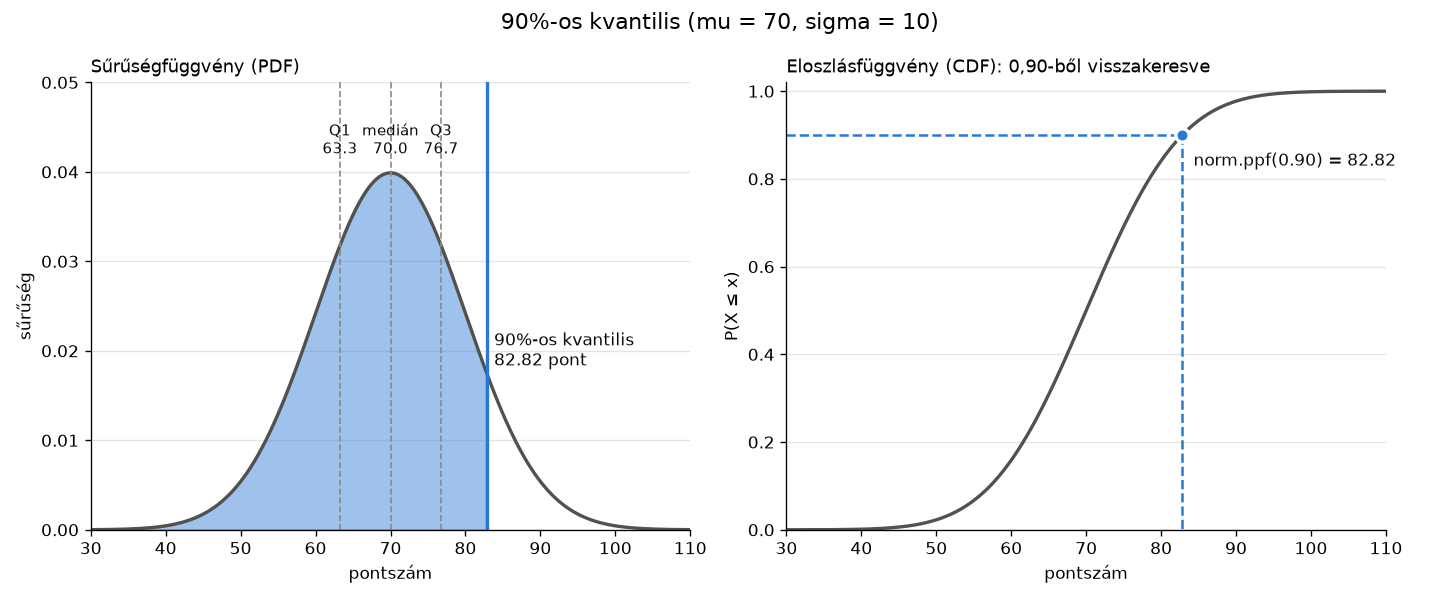

Write Python code to recreate this figure.
# -*- coding: utf-8 -*-
"""Kvantilis meghatározása normális eloszlás esetén.

Egy vizsgán a pontszámok normális eloszlást követnek (mu = 70, sigma = 10).
Feladat: milyen pontszám alatt található a hallgatók 90%-a?

A kvantilisfüggvény (PPF) a CDF inverze: megadja azt az értéket, amelynél
az eloszlás értékei a megadott valószínűséggel kisebbek vagy egyenlők.
"""

import os

import numpy as np
import matplotlib.pyplot as plt
from scipy.stats import norm

MU = 70
SIGMA = 10
MINTA_MERET = 1000

# (valószínűség, név) párok a nevezetes percentilisekhez
PERCENTILISEK = [
    (0.25, "Q1"),
    (0.50, "medián"),
    (0.75, "Q3"),
    (0.90, "90. percentilis"),
]

SZIN = "#2a78d6"
GORBE_SZIN = "#52514e"
SEGED_SZIN = "#8a8984"
SZOVEG_SZIN = "#0b0b0b"


def ax_formaz(ax, cim, ylabel):
    """Közös formázás: cím, tengelyfeliratok, halvány rács."""
    ax.set_title(cim, loc="left", fontsize=11)
    ax.set_xlim(MU - 4 * SIGMA, MU + 4 * SIGMA)
    ax.set_ylim(bottom=0)
    ax.set_xlabel("pontszám")
    ax.set_ylabel(ylabel)
    ax.grid(axis="y", color="#e5e4df", linewidth=0.8)
    ax.set_axisbelow(True)
    for oldal in ("top", "right"):
        ax.spines[oldal].set_visible(False)


def main():
    # A feladat: 90%-os kvantilis
    q = norm.ppf(0.90, loc=MU, scale=SIGMA)
    print("A hallgatók 90%-a {:.2f} pont alatt van.".format(q))
    print("Ellenőrzés: norm.cdf({:.2f}) = {:.4f}".format(
        q, norm.cdf(q, loc=MU, scale=SIGMA)))
    print()

    # Nevezetes percentilisek: elméleti (PPF) és egy 1000 elemű mintából
    x = np.random.normal(MU, SIGMA, MINTA_MERET)
    print("{:>16} {:>10} {:>10}".format("percentilis", "elméleti", "mintából"))
    for p, nev in PERCENTILISEK:
        print("{:>16} {:>10.2f} {:>10.2f}".format(
            nev, norm.ppf(p, loc=MU, scale=SIGMA), np.percentile(x, p * 100)))
    print()
    print("A medián megegyezik a várható értékkel: {} = {}".format(
        norm.ppf(0.5, loc=MU, scale=SIGMA), MU))

    x_axis = np.linspace(MU - 4 * SIGMA, MU + 4 * SIGMA, 500)
    fig, (ax_pdf, ax_cdf) = plt.subplots(1, 2, figsize=(12, 5))

    # Bal oldal: sűrűségfüggvény, a q alatti 90% besatírozva
    ax_pdf.plot(x_axis, norm.pdf(x_axis, MU, SIGMA), color=GORBE_SZIN, linewidth=2)
    x_resz = x_axis[x_axis <= q]
    ax_pdf.fill_between(x_resz, norm.pdf(x_resz, MU, SIGMA), color=SZIN, alpha=0.45)
    for p, nev in PERCENTILISEK[:3]:
        ertek = norm.ppf(p, loc=MU, scale=SIGMA)
        ax_pdf.axvline(ertek, color=SEGED_SZIN, linewidth=1, linestyle="--")
        ax_pdf.text(ertek, 0.0415, "{}\n{:.1f}".format(nev, ertek),
                    ha="center", va="bottom", fontsize=9, color=SZOVEG_SZIN)
    ax_pdf.axvline(q, color=SZIN, linewidth=2)
    ax_pdf.text(q + 1, 0.02, "90%-os kvantilis\n{:.2f} pont".format(q),
                ha="left", va="center", fontsize=10, color=SZOVEG_SZIN)
    ax_formaz(ax_pdf, "Sűrűségfüggvény (PDF)", "sűrűség")
    ax_pdf.set_ylim(0, 0.05)

    # Jobb oldal: eloszlásfüggvény, a PPF a CDF megfordítása
    ax_cdf.plot(x_axis, norm.cdf(x_axis, MU, SIGMA), color=GORBE_SZIN, linewidth=2)
    ax_cdf.plot([x_axis[0], q], [0.90, 0.90], color=SZIN, linewidth=1.5, linestyle="--")
    ax_cdf.plot([q, q], [0.90, 0], color=SZIN, linewidth=1.5, linestyle="--")
    ax_cdf.plot(q, 0.90, "o", color=SZIN, markersize=8,
                markeredgecolor="white", markeredgewidth=2)
    ax_cdf.text(q + 1.5, 0.86, "norm.ppf(0.90) = {:.2f}".format(q),
                ha="left", va="top", fontsize=10, color=SZOVEG_SZIN)
    ax_formaz(ax_cdf, "Eloszlásfüggvény (CDF): 0,90-ből visszakeresve", "P(X ≤ x)")
    ax_cdf.set_ylim(0, 1.02)

    fig.suptitle("90%-os kvantilis (mu = {}, sigma = {})".format(MU, SIGMA), fontsize=13)
    fig.tight_layout()
    fig.savefig(os.path.join(os.path.dirname(os.path.abspath(__file__)),
                             "kvantilis.png"), dpi=120)
    plt.show()


if __name__ == "__main__":
    main()
